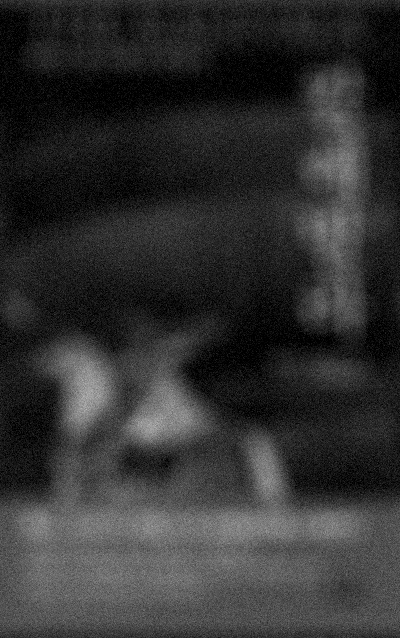
//> input picture wiener-filter/deg.png, 400 x 638 px
$ ./wiener-filter   (built with g++ and OpenCV 4)
//> lines starting //> are read from the running program, lines starting //| are printed output that depends on the picture; after the words box and inside, x2 and y2 are one past the last pixel; in counts of white or black regions, pixels touching at a corner belong together
#include <opencv2/highgui.hpp>
#include <opencv2/imgproc.hpp>

#ifdef _DEBUG
#pragma comment (lib,"opencv_world4120d")
#else
#pragma comment (lib,"opencv_world4120")
#endif

using namespace cv;
using namespace std;

// 스펙트럼(주파수 영역) 시각화 함수
void showSpectrum(const std::string& winName, const Mat& src, bool shuffle = true) {
    Mat mag;
    Mat chan[2];
    split(src, chan);
    magnitude(chan[0], chan[1], mag);

    Mat tmp(mag.size(), mag.type());
    if (shuffle) {
        int w = mag.cols / 2;
        int h = mag.rows / 2;
        // 사분면 교체 (DFT 결과를 중앙으로 집중)
        mag(Rect(0, 0, w, h)).copyTo(tmp(Rect(w, h, w, h)));
        mag(Rect(w, 0, w, h)).copyTo(tmp(Rect(0, h, w, h)));
        mag(Rect(0, h, w, h)).copyTo(tmp(Rect(w, 0, w, h)));
        mag(Rect(w, h, w, h)).copyTo(tmp(Rect(0, 0, w, h)));
    }
    else {
        mag.copyTo(tmp);
    }

    log(tmp + 1, tmp);
    imshow(winName, tmp / 10);
}

int main() {
    // 1. 이미지 로드 및 정규화
    Mat deg = imread("C:/01Jisoo/openCV/wiener-filter/deg.png", 0);
//> deg is the input picture: 638 rows x 400 cols, CV_8UC1; min 0, max 187, mean 49.2
    if (deg.empty()) return -1;
    deg.convertTo(deg, CV_32F, 1 / 255.f);
//> deg: 638 rows x 400 cols, CV_32FC1

    // 2. 커널(PSF) 로드 및 정규화
    Mat ker = imread("C:/01Jisoo/openCV/wiener-filter/ker.png", 0);
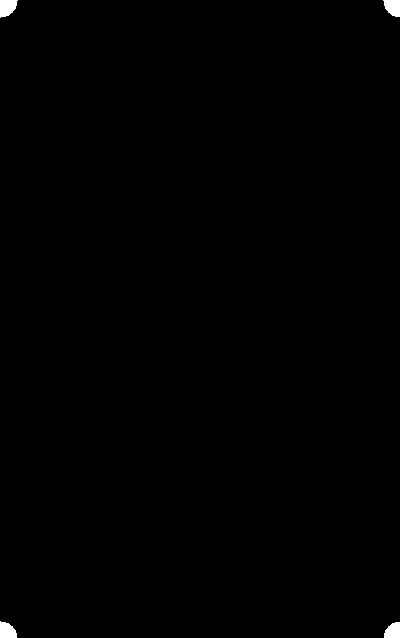
//> input picture wiener-filter/ker.png, 400 x 638 px
//> ker: 638 rows x 400 cols, CV_8UC1; 0.35% white; 4 white regions, box (x1, y1, x2, y2) and area: (0, 0, 18, 18) 243, (383, 0, 400, 17) 225, (0, 621, 17, 638) 225, (384, 622, 400, 638) 208
    if (ker.empty()) return -1;
    ker.convertTo(ker, CV_32F, 1 / 255.f);
    ker /= sum(ker)[0];
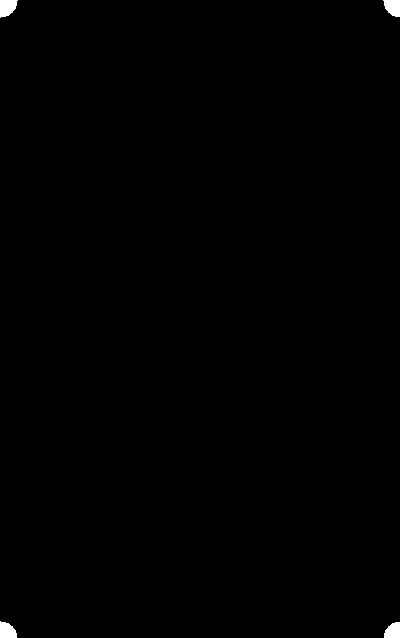
//> ker: 638 rows x 400 cols, CV_32FC1; values 0 (black) and 0.00111 (white), 0.35% white; 4 white regions, box (x1, y1, x2, y2) and area: (0, 0, 18, 18) 243, (383, 0, 400, 17) 225, (0, 621, 17, 638) 225, (384, 622, 400, 638) 208

    // 3. DFT 수행
    Mat G, H;
    dft(deg, G, DFT_COMPLEX_OUTPUT);
    dft(ker, H, DFT_COMPLEX_OUTPUT);

    showSpectrum("PSF Spectrum", H * 100);
//> in showSpectrum, `split(src, chan);`:
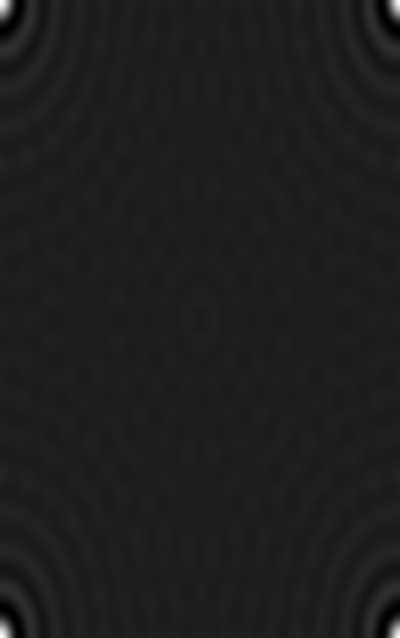
//> chan[0]: 638 rows x 400 cols, CV_32FC1; min -13.63, max 100, mean 0.1; drawn with min black and max white
//> in showSpectrum, `split(src, chan);`:
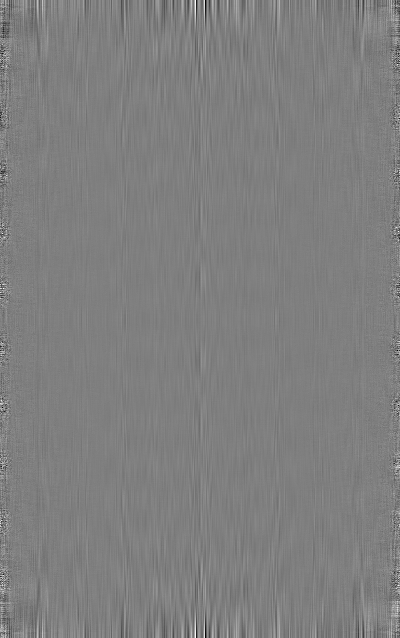
//> chan[1]: 638 rows x 400 cols, CV_32FC1; min -4.09e-06, max 4.09e-06, mean -3.56e-17; drawn with min black and max white
//> in showSpectrum, `imshow(winName, tmp / 10);`:
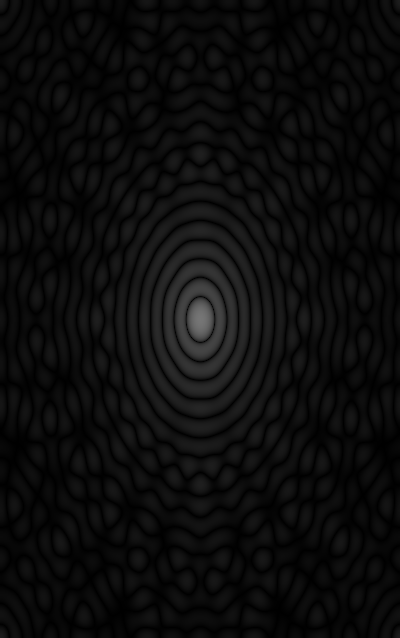
//> window 'PSF Spectrum': 638 rows x 400 cols, CV_8UC1; min 0, max 118, mean 11.9

    // 4. 위너 필터링 계산
    Mat H_abssq;
    mulSpectrums(H, H, H_abssq, 0, true); // |H|^2 계산

    Mat F_hat(G.size(), CV_32FC2);
    float K = 0.0045f; // 노이즈 대비 신호 비율 매개변수

    for (int y = 0; y < F_hat.rows; y++) {
        for (int x = 0; x < F_hat.cols; x++) {
            Vec2f g = G.at<Vec2f>(y, x);
            Vec2f h = H.at<Vec2f>(y, x);
            float h_abssq = H_abssq.at<Vec2f>(y, x)[0];

            float d = h_abssq + K;

            if (d == 0) {
                F_hat.at<Vec2f>(y, x) = Vec2f(0.0f, 0.0f);
            }
            else {
                // 복소수 나눗셈: G * H* / (|H|^2 + K)
                // H의 켤레복소수(h*)를 활용한 분자 계산
                float n_real = g[0] * h[0] + g[1] * h[1];
                float n_imagi = g[1] * h[0] - g[0] * h[1];

                F_hat.at<Vec2f>(y, x)[0] = n_real / d;
                F_hat.at<Vec2f>(y, x)[1] = n_imagi / d;
            }
        }
    }

    // 5. 역 DFT 수행 및 결과 출력
    Mat restored_image;
    idft(F_hat, restored_image, DFT_REAL_OUTPUT | DFT_SCALE);
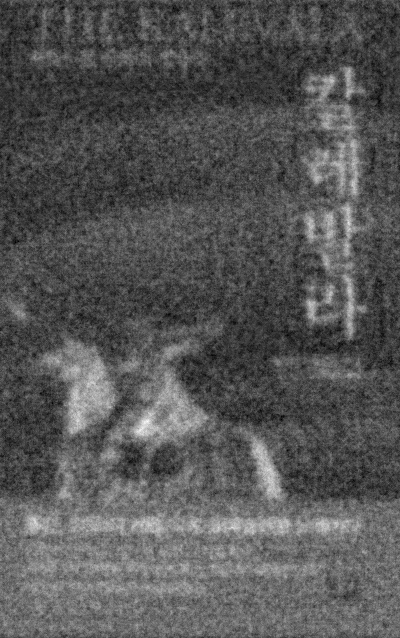
//> restored_image: 638 rows x 400 cols, CV_32FC1; min -0.278, max 1.11, mean 0.192; drawn with min black and max white

    imshow("Degraded image", deg);
    imshow("Well Restored Wiener Filtering image", restored_image);

    waitKey(0);
    return 0;
}
